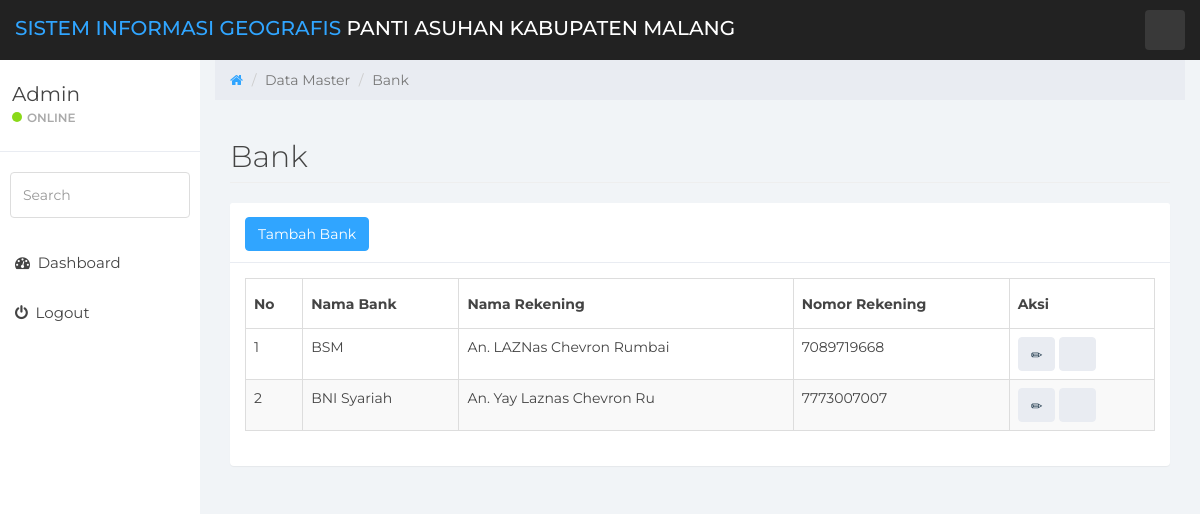
The app's page /index.php/bank, older data.
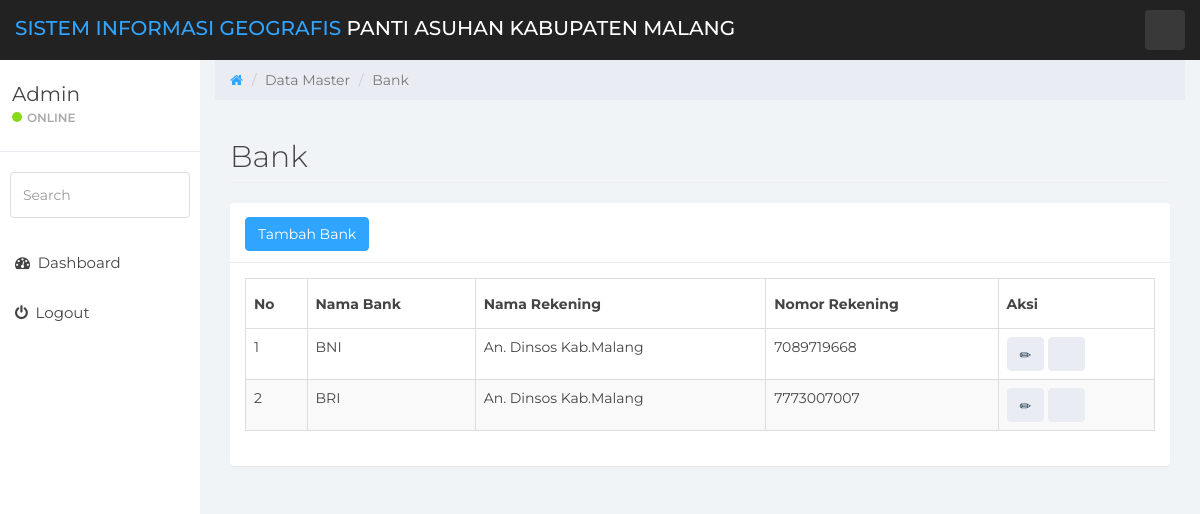
The same page, newer data.
### tables this page shows
CREATE TABLE `bank` (
  `id_bank` int(11) NOT NULL,
  `nama_bank` varchar(15) NOT NULL,
  `nama_rek` varchar(25) NOT NULL,
  `no_rek` varchar(20) NOT NULL
);

### application/libraries/Template.php (called while the page is built)
<?php if ( ! defined('BASEPATH')) exit('No direct script access allowed');
class Template {
		var $template_data = array();
		function set($name, $value)
		{
			$this->template_data[$name] = $value;
		}
		function load($template = '', $view = '' , $view_data = array(), $return = FALSE)
		{
			$this->CI =& get_instance();
			$this->set('contents', $this->CI->load->view($view, $view_data, TRUE));
			return $this->CI->load->view($template, $this->template_data, $return);
		}
}

### application/controllers/Bank.php (called while the page is built, shortened)
<?php
class Bank extends CI_Controller{
    function index(){
        $data['record'] = $this->model_bank->tampil_data();
        $this->template->load('template','bank/lihat_data',$data);
    }
}
  ?>

### index.php (called while the page is built, shortened)
<?php
require_once BASEPATH.'core/CodeIgniter.php';

### application/models/Model_bank.php (called while the page is built, shortened)
<?php
class Model_bank extends CI_Model{
    function tampil_data(){
        return $this->db->get('bank');
    }
}
 ?>

### application/views/bank/lihat_data.php (the view, shortened to what this page needs)
                <div class="row">
                    <ol class="breadcrumb">
		<li><a href="#">
				<em class="fa fa-home"></em>
			</a></li>
		<li class="active">Data Master</li>
		<li class="active">Bank</li>
	</ol>
                    <div class="col-md-12">
                        <h2 class="page-header">
                           Bank
                        </h2>
                    </div>
                </div>
                <div class="row">
                    <div class="col-md-12">
                        <div class="panel panel-default">
                            <div class="panel-heading">
                                 <button type="button" class="btn btn-primary" data-toggle="modal" data-target="#exampleModal">
  Tambah Bank
</button>
                            </div>
                            <div class="panel-body">
                                <div class="table-responsive">
                                    <table class="table table-striped table-bordered table-hover" id="dataTables-example">
                                        <thead>
                                            <tr>
                                                <th>No</th>
                                                <th>Nama Bank</th>
                                                <th>Nama Rekening</th>
                                                <th>Nomor Rekening</th>
                                                <th>Aksi</th>
                                            </tr>
                                        </thead>
                                        <tbody>
                                        <?php $no=1; foreach ($record->result() as $r) { ?>
                                            <tr class="gradeU">
                                                <?php
                                                if($r->id_bank == 1){
                                                 continue;
                                                }
                                                ?>
                                             <td><?php echo $no?></td>
                                               <td><?php echo $r->nama_bank?></td>
                                               <td><?php echo $r->nama_rek?></td>
                                               <td><?php echo $r->no_rek?></td>
                                                <td class="center">
                                                    <a title="Edit" class="btn btn-default" href="<?php echo site_url('bank/edit/'.$r->id_bank);?>"><span class="glyphicon glyphicon-pencil"></span></a>
                                                    <a title="Hapus" class="btn btn-default" href="<?php echo site_url('bank/delete/'.$r->id_bank);?>"
                                                       onclick="return confirm('Apakah anda yakin ingin menghapus data ini?')"><span class="glyphicon glyphicon-remove"></span></a>
                                                </td>
                                            </tr>
                                        <?php $no++; } ?>
                                        </tbody>
                                    </table>
                                </div>
                            </div>
                        </div>
                    </div>
                </div>

Row changes from the older to the newer data that the page shows:
changed bank: nama_bank "BSM" → "BNI"; nama_rek "An. LAZNas Chevron Rumbai" → "An. Dinsos Kab.Malang"
changed bank: nama_bank "BNI Syariah" → "BRI"; nama_rek "An. Yay Laznas Chevron Ru" → "An. Dinsos Kab.Malang"
